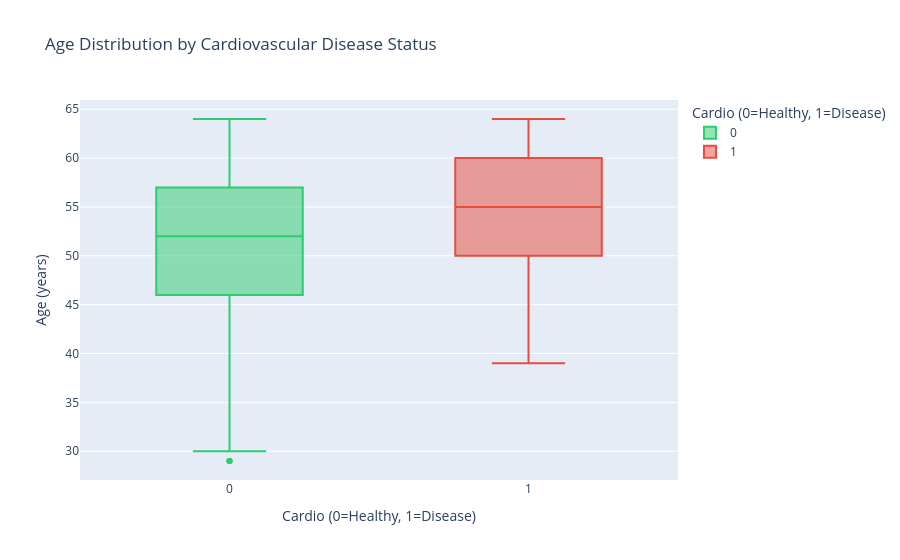

Notebook cell for this chart:
### Code cell
fig_age = px.box(
    dataEda, x='cardio', y='age', color='cardio',
    color_discrete_map={0: '#2ecc71', 1: '#e74c3c'},
    title='Age Distribution by Cardiovascular Disease Status',
    labels={'cardio': 'Cardio (0=Healthy, 1=Disease)', 'age': 'Age (years)'}
)
fig_age.show()

### Figure 1 — Plotly figure (JSON) as saved in the notebook; plotly's stock layout.template omitted (floating-point values rounded to 4 significant figures; data arrays with more than 128 entries replaced by an {"elided": "..."} marker saying what was removed)
{"data": [{"alignmentgroup": "True", "hovertemplate": "Cardio (0=Healthy, 1=Disease)=%{x}<br>Age (years)=%{y}<extra></extra>", "legendgroup": "0", "marker": {"color": "#2ecc71"}, "name": "0", "notched": false, "offsetgroup": "0", "orientation": "v", "showlegend": true, "type": "box", "x": {"elided": "34700 int values"}, "x0": " ", "xaxis": "x", "y": {"elided": "34700 int values"}, "y0": " ", "yaxis": "y"}, {"alignmentgroup": "True", "hovertemplate": "Cardio (0=Healthy, 1=Disease)=%{x}<br>Age (years)=%{y}<extra></extra>", "legendgroup": "1", "marker": {"color": "#e74c3c"}, "name": "1", "notched": false, "offsetgroup": "1", "orientation": "v", "showlegend": true, "type": "box", "x": {"elided": "34700 int values"}, "x0": " ", "xaxis": "x", "y": {"elided": "34700 int values"}, "y0": " ", "yaxis": "y"}], "layout": {"boxmode": "overlay", "legend": {"title": {"text": "Cardio (0=Healthy, 1=Disease)"}, "tracegroupgap": 0}, "title": {"text": "Age Distribution by Cardiovascular Disease Status"}, "xaxis": {"anchor": "y", "categoryarray": [0, 1], "categoryorder": "array", "domain": [0, 1], "title": {"text": "Cardio (0=Healthy, 1=Disease)"}}, "yaxis": {"anchor": "x", "domain": [0, 1], "title": {"text": "Age (years)"}}}}
